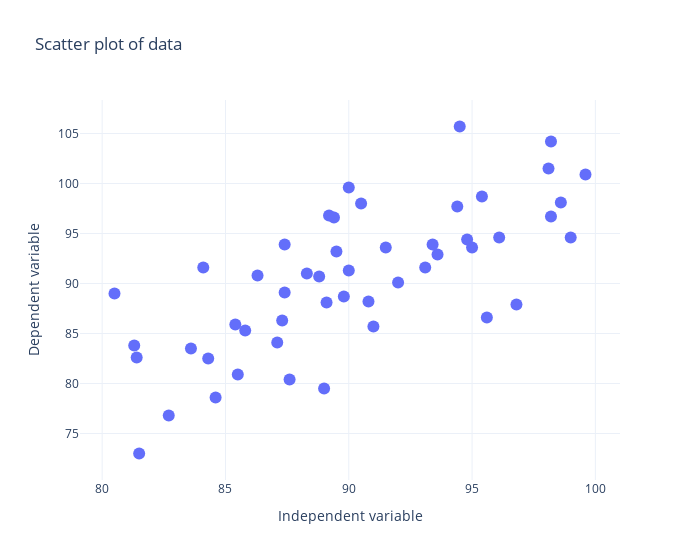

The code cell stored with this chart in its notebook:
### Code cell
# Generate a scatter plot of the data
fig = go.Figure(
    go.Scatter(
        x=independent,
        y=dependent,
        mode='markers',
        marker=dict(size=12)
    )
)

fig.update_layout(
    title='Scatter plot of data',
    xaxis_title='Independent variable',
    yaxis_title='Dependent variable',
    width=700
)

fig.show()

### Figure 1 — Plotly figure (JSON) as saved in the notebook; plotly's stock layout.template omitted (floating-point values rounded to 4 significant figures)
{"data": [{"marker": {"size": 12}, "mode": "markers", "type": "scatter", "x": [81.5, 95.6, 88.8, 94.5, 99.6, 90.8, 90.0, 81.4, 85.4, 90.0, 93.6, 96.1, 87.6, 81.3, 85.8, 98.2, 84.3, 89.0, 98.6, 80.5, 92.0, 99.0, 84.6, 91.0, 98.2, 82.7, 90.5, 95.0, 93.4, 89.4, 84.1, 89.8, 87.4, 89.5, 87.3, 96.8, 95.4, 86.3, 91.5, 85.5, 89.1, 87.1, 93.1, 87.4, 89.2, 94.4, 88.3, 98.1, 83.6, 94.8], "y": [73.0, 86.6, 90.7, 105.7, 100.9, 88.2, 99.6, 82.6, 85.9, 91.3, 92.9, 94.6, 80.4, 83.8, 85.3, 104.2, 82.5, 79.5, 98.1, 89.0, 90.1, 94.6, 78.6, 85.7, 96.7, 76.8, 98.0, 93.6, 93.9, 96.6, 91.6, 88.7, 89.1, 93.2, 86.3, 87.9, 98.7, 90.8, 93.6, 80.9, 88.1, 84.1, 91.6, 93.9, 96.8, 97.7, 91.0, 101.5, 83.5, 94.4]}], "layout": {"title": {"text": "Scatter plot of data"}, "width": 700, "xaxis": {"title": {"text": "Independent variable"}}, "yaxis": {"title": {"text": "Dependent variable"}}}}
